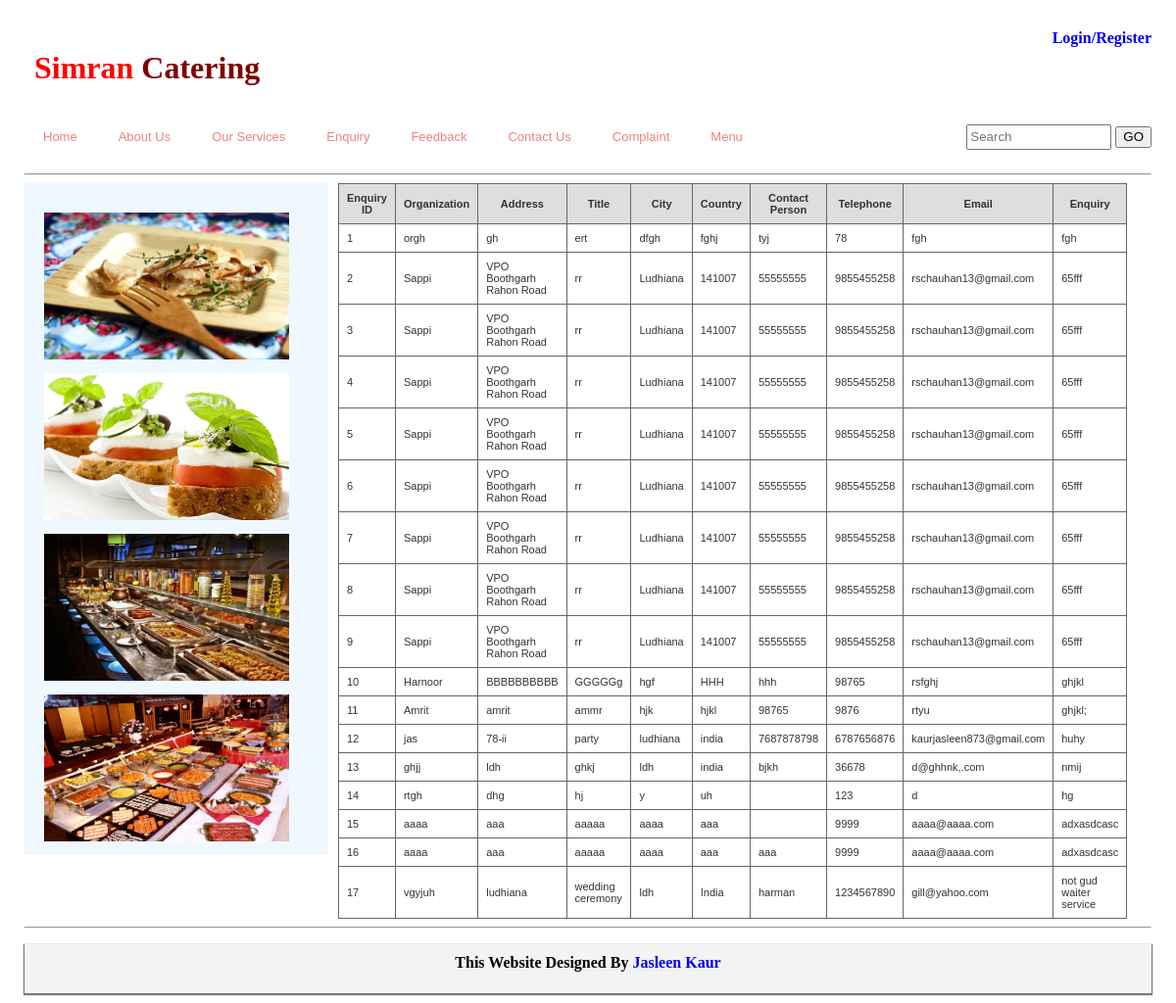
Page /Simran/enquiry-ret.php on the committed database.
### tables this page shows
CREATE TABLE IF NOT EXISTS `enquiry_table` (
  `name` varchar(20) NOT NULL,
  `address` varchar(30) NOT NULL,
  `title` varchar(30) NOT NULL,
  `city` varchar(20) NOT NULL,
  `country` varchar(20) NOT NULL,
  `contact_person` varchar(30) NOT NULL,
  `telephone` bigint(10) NOT NULL,
  `email` varchar(40) NOT NULL,
  `enqry` varchar(300) NOT NULL,
  `enqry_id` int(10) NOT NULL AUTO_INCREMENT,
  PRIMARY KEY (`enqry_id`)
);

### Simran/enquiry-ret.php (the view, shortened to what this page needs)
<!Doctype html>
<html>
	<head>
		<link rel="stylesheet" href="style.css"type="text/css" media="screen"/>
	</head>
	<body>
		<div id="wrapper">
			<div id="container">
				<div id="header">
					<div id="logo">
						<h1><a href="#">Simran<span> Catering</span></a></h1>
					</div>
					<div id="login-register">
						<li><a href="register.php">Login/Register</a></li>
					</div>
				</div>
				<div id="navbar">
					<div id="menu">
						<ul>
							<li> <a href="index.php">Home</a><li>
							<li> <a href="about.php">About us</a><li>
							<li> <a href="services.php">Our Services</a><li>
							<li> <a href="enquiry.php">Enquiry</a><li>
							<li> <a href="feedback.php">Feedback</a><li>
							<li> <a href="contact.php">Contact us</a><li>
							<li> <a href="complaint.php">Complaint</a><li>
							<li> <a href="menu.php">menu</a><li>
						</ul>
					</div>
					<div id="search">
						<form method="get" action="">
							<input type="text" name="s" class="dynamic" id="search-text" size="15" placeholder="Search" />
							<input type="submit" class="go" id="search-submit" value="GO" />
						</form>
					</div>
				</div>
				<div style="clear:both"> </div><hr>
				<div>
					<div id="sidebar">
						<li><img src="images/g5.jpg" alt="image1"/></li>
						<li><img src="images/g6.jpg" alt="image1"/></li>
						<li><img src="images/g7.jpg" alt="image1"/></li>
						<li><img src="images/g8.jpg" alt="image1"/></li>
					</div>
					<div id="body">
						<table class="gridtable">
						<tbody>
						<tr>
						<th>Enquiry ID</th>
						<th>Organization</th>
						<th>Address</th>
						<th>Title</th>
						<th>City</th>
						<th>Country</th>
						<th>Contact Person</th>
						<th>Telephone</th>
						<th>Email</th>
						<th>Enquiry</th>
						</tr>
						<?php
						$data=mysql_query("SELECT * FROM enquiry_table");
						while($info=mysql_fetch_array($data))
						{
						?>
							<tr>
						<td><?php echo $info['enqry_id']; ?></td>
						<td><?php echo $info['name']; ?></td>
						<td><?php echo $info['address']; ?></td>
						<td><?php echo $info['title']; ?></td>
						<td><?php echo $info['city']; ?></td>
						<td><?php echo $info['country']; ?></td>
						<td><?php echo $info['contact_person']; ?></td>
						<td><?php echo $info['telephone']; ?></td>
						<td><?php echo $info['email']; ?></td>
						<td><?php echo $info['enqry']; ?></td>
						</tr>
						<?php
						}
						?>
						</tbody>
						</table>
					</div>
				</div>
				<hr>
				<div id="footer">
					<p>This Website Designed By <a href="#">Jasleen Kaur</a></p>
				</div>
			</div>
		</div>
	</body>
</html>

### Simran/style.css (style rules this page uses)
#wrapper { background-color:#0000; }
#container { width:1150px; margin:10px auto; }
#header { width:1150px; height:75px; background-color:#fff; border-radius:2px; }
#logo { width:900px; float:left; }
#logo h1 { padding-left:10px; padding-top:20px; }
#logo h1 a { text-decoration:none; color:#ff0000; }
#logo h1 a span { color:#800000; }
#login-register { width:150px; float:right; padding-top:20px; text-align:right; }
#login-register li { list-style:none; }
#login-register a { text-decoration:none; font-weight:bold; }
#sidebar { width: 290px; text-decoration: none; background:#f0f8ff; float:left; padding-top:20px; padding-left:20px; }
#sidebar li { margin:10px auto; list-style: none; }
#sidebar img { width:250px; height:150px; }
#body { width:740px; padding-left:10px; float:left; }
#search form { float:right; margin:10px auto; padding-top:7px; }
input.dynamic { width: 140px; height:20px; transition: width 0.5s ease-in-out; }
.go { height:22px; }
#navbar { width:1150px; }
#menu { float:left; margin:10px auto; float:left; width:900px; background-color:#fff; }
#menu ul { margin:0px; padding: 0px 0px 0px 0px; list-style: none; line-height: normal; }
#menu li { padding-top:3px; padding-bottom:3px; margin:2px; display: block; float: left; }
#menu a { display: block; float: left; margin-right: 2px; margin-left: 2px; padding: 7px 15px 7px 15px; text-decoration: none; text-transform: capitalize; font-family: Arial, Helvetica, sans-serif; font-size: 13px; color: #f08080; }
#footer { width:1150px; height:50px; background-color:#f3f3f3; box-shadow:0 1px 1px 1px #777; }
#footer p { text-align:center; padding-top:10px; font-weight:bold; }
#footer a { text-decoration:none; }

### Simran/enquiry-ret.php (style rules this page uses)
table.gridtable th { border-width: 1px; padding: 8px; border-style: solid; border-color: #666666; background-color: #dedede; }
table.gridtable td { border-width: 1px; padding: 8px; border-style: solid; border-color: #666666; background-color: #ffffff; }

### rows in the picture
enquiry_table: enqry_id "1", name "orgh", address "gh", title "ert", city "dfgh", country "fghj", contact_person "tyj", telephone "78", email "fgh", enqry "fgh"
enquiry_table: enqry_id "2", name "Sappi", address "VPO Boothgarh Rahon Road", title "rr", city "Ludhiana", country "141007", contact_person "55555555", telephone "9855455258", email "rschauhan13@gmail.com", enqry "65fff"
enquiry_table: enqry_id "3", name "Sappi", address "VPO Boothgarh Rahon Road", title "rr", city "Ludhiana", country "141007", contact_person "55555555", telephone "9855455258", email "rschauhan13@gmail.com", enqry "65fff"
enquiry_table: enqry_id "4", name "Sappi", address "VPO Boothgarh Rahon Road", title "rr", city "Ludhiana", country "141007", contact_person "55555555", telephone "9855455258", email "rschauhan13@gmail.com", enqry "65fff"
enquiry_table: enqry_id "5", name "Sappi", address "VPO Boothgarh Rahon Road", title "rr", city "Ludhiana", country "141007", contact_person "55555555", telephone "9855455258", email "rschauhan13@gmail.com", enqry "65fff"
enquiry_table: enqry_id "6", name "Sappi", address "VPO Boothgarh Rahon Road", title "rr", city "Ludhiana", country "141007", contact_person "55555555", telephone "9855455258", email "rschauhan13@gmail.com", enqry "65fff"
enquiry_table: enqry_id "7", name "Sappi", address "VPO Boothgarh Rahon Road", title "rr", city "Ludhiana", country "141007", contact_person "55555555", telephone "9855455258", email "rschauhan13@gmail.com", enqry "65fff"
enquiry_table: enqry_id "8", name "Sappi", address "VPO Boothgarh Rahon Road", title "rr", city "Ludhiana", country "141007", contact_person "55555555", telephone "9855455258", email "rschauhan13@gmail.com", enqry "65fff"
enquiry_table: enqry_id "9", name "Sappi", address "VPO Boothgarh Rahon Road", title "rr", city "Ludhiana", country "141007", contact_person "55555555", telephone "9855455258", email "rschauhan13@gmail.com", enqry "65fff"
enquiry_table: enqry_id "10", name "Harnoor", address "BBBBBBBBBB", title "GGGGGg", city "hgf", country "HHH", contact_person "hhh", telephone "98765", email "rsfghj", enqry "ghjkl"
enquiry_table: enqry_id "11", name "Amrit", address "amrit", title "ammr", city "hjk", country "hjkl", contact_person "98765", telephone "9876", email "rtyu", enqry "ghjkl;"
enquiry_table: enqry_id "12", name "jas", address "78-ii", title "party", city "ludhiana", country "india", contact_person "7687878798", telephone "6787656876", email "kaurjasleen873@gmail.com", enqry "huhy"
enquiry_table: enqry_id "13", name "ghjj", address "ldh", title "ghkj", city "ldh", country "india", contact_person "bjkh", telephone "36678", email "d@ghhnk,.com", enqry "nmij"
enquiry_table: enqry_id "14", name "rtgh", address "dhg", title "hj", city "y", country "uh", telephone "123", email "d", enqry "hg"
enquiry_table: enqry_id "15", name "aaaa", address "aaa", title "aaaaa", city "aaaa", country "aaa", telephone "9999", email "aaaa@aaaa.com", enqry "adxasdcasc"
enquiry_table: enqry_id "16", name "aaaa", address "aaa", title "aaaaa", city "aaaa", country "aaa", contact_person "aaa", telephone "9999", email "aaaa@aaaa.com", enqry "adxasdcasc"
enquiry_table: enqry_id "17", name "vgyjuh", address "ludhiana", title "wedding ceremony", city "ldh", country "India", contact_person "harman", telephone "1234567890", email "gill@yahoo.com", enqry "not gud waiter service"
